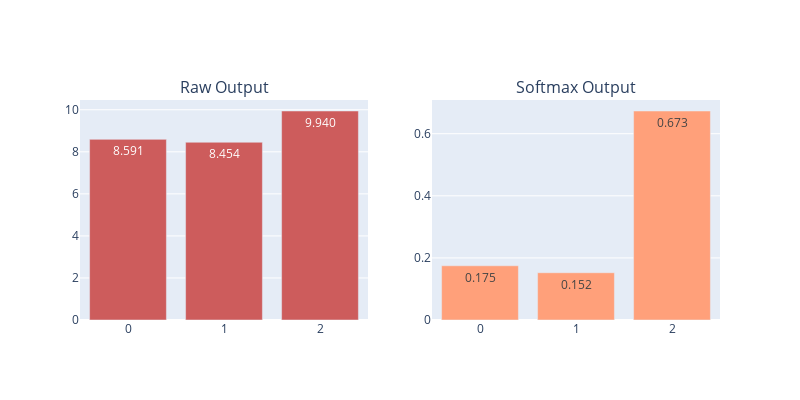

Notebook code cell kept with this figure:
### Code cell
from plotly.subplots import make_subplots
import plotly.graph_objects as go

fig = make_subplots(rows=1, cols=2, subplot_titles=("Raw Output", "Softmax Output"))

fig.add_trace(
    go.Bar(x=np.arange(3), y=x, text=x, texttemplate = "%{y:.3f}", marker_color='indianred'),
    row=1, col=1
)

fig.add_trace(
    go.Bar(x=np.arange(3), y=y, text=y, texttemplate = "%{y:.3f}", marker_color='lightsalmon'),
    row=1, col=2
)

fig.update_layout(height=400, width=800, showlegend=False)
fig.write_image("imgs/chapter_11/softmax.png")
fig.show()

### Figure 1 — Plotly figure (JSON) as saved in the notebook; plotly's stock layout.template omitted (floating-point values rounded to 4 significant figures)
{"data": [{"marker": {"color": "indianred"}, "text": [8.591, 8.454, 9.94], "texttemplate": "%{y:.3f}", "type": "bar", "x": [0, 1, 2], "xaxis": "x", "y": [8.591, 8.454, 9.94], "yaxis": "y"}, {"marker": {"color": "lightsalmon"}, "text": [0.1746, 0.1523, 0.6731], "texttemplate": "%{y:.3f}", "type": "bar", "x": [0, 1, 2], "xaxis": "x2", "y": [0.1746, 0.1523, 0.6731], "yaxis": "y2"}], "layout": {"annotations": [{"font": {"size": 16}, "showarrow": false, "text": "Raw Output", "x": 0.225, "xanchor": "center", "xref": "paper", "y": 1, "yanchor": "bottom", "yref": "paper"}, {"font": {"size": 16}, "showarrow": false, "text": "Softmax Output", "x": 0.775, "xanchor": "center", "xref": "paper", "y": 1, "yanchor": "bottom", "yref": "paper"}], "height": 400, "showlegend": false, "width": 800, "xaxis": {"anchor": "y", "domain": [0, 0.45]}, "xaxis2": {"anchor": "y2", "domain": [0.55, 1]}, "yaxis": {"anchor": "x", "domain": [0, 1]}, "yaxis2": {"anchor": "x2", "domain": [0, 1]}}}
